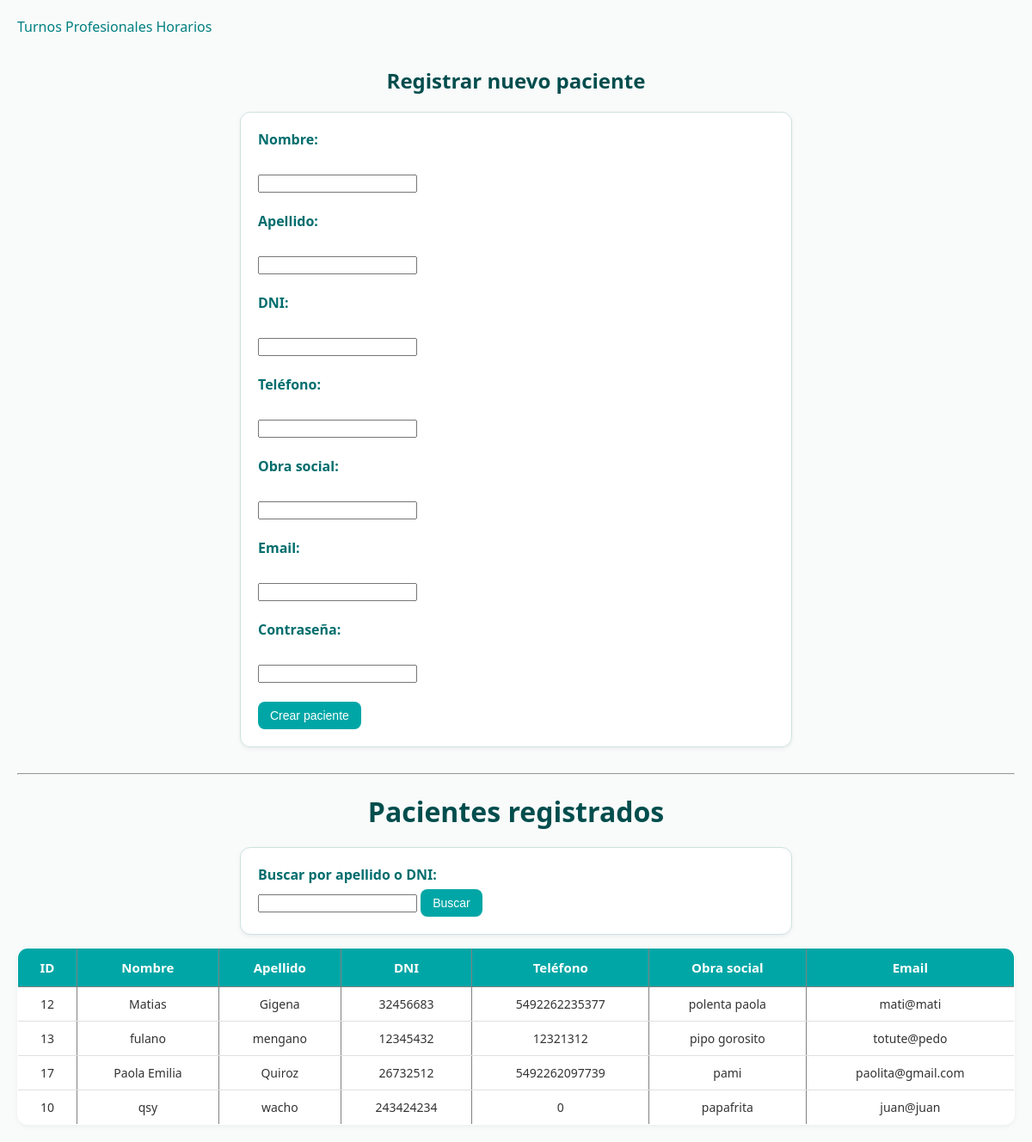
The app's page /php/administrador/pacientes.php (signed in) with its own data.
### tables this page shows
CREATE TABLE `usuarios` (
  `id_usuario` int(11) NOT NULL,
  `nombre` varchar(30) NOT NULL,
  `apellido` varchar(30) NOT NULL,
  `dni` int(8) NOT NULL,
  `telefono` bigint(20) NOT NULL,
  `obra_social` varchar(30) NOT NULL,
  `email` varchar(30) NOT NULL,
  `contrasenia` varchar(255) NOT NULL,
  `rol` tinyint(1) NOT NULL
);

### php/administrador/pacientes.php (the view, shortened to what this page needs)
<?php
require_once('../conexion.php');
$filtro = "";
$sql = "SELECT id_usuario, nombre, apellido, dni, telefono, obra_social, email
        FROM usuarios
        WHERE rol = 0";
if ($filtro !== "") {
    $like = "%$filtro%";
    $stmt = $conexion->prepare($sql . " AND (apellido LIKE ? OR dni LIKE ?)");
    $stmt->bind_param("ss", $like, $like);
    $stmt->execute();
    $resultado = $stmt->get_result();
} else {
    $resultado = mysqli_query($conexion, $sql . " ORDER BY apellido, nombre");
}
?>
<!DOCTYPE html>
<html lang="es">
<head>
<link rel="stylesheet" href="../../css/pedirturno.css">
</head>
<body>
<a href="administrador.php">Turnos</a>
<a href="profesionales.php">Profesionales</a>
<a href="horarios.php">Horarios</a>
<h2>Registrar nuevo paciente</h2>
<form method="post" action="registrar_paciente.php">
    <label>Nombre:</label><br>
    <input type="text" name="nombre" required autocomplete="off"><br><br>
    <label>Apellido:</label><br>
    <input type="text" name="apellido" required autocomplete="off"><br><br>
    <label>DNI:</label><br>
    <input type="number" name="dni" required autocomplete="off"><br><br>
    <label>Teléfono:</label><br>
    <input type="text" name="telefono" autocomplete="off"><br><br>
    <label>Obra social:</label><br>
    <input type="text" name="obra_social" autocomplete="off"><br><br>
    <label>Email:</label><br>
    <input type="email" name="email" required autocomplete="off"><br><br>
    <label>Contraseña:</label><br>
    <input type="password" name="clave" required autocomplete="off"><br><br>
    <button type="submit">Crear paciente</button>
</form>
<hr>
<h1>Pacientes registrados</h1>
<form method="get" style="margin-bottom:15px;">
    <label>Buscar por apellido o DNI:</label>
    <input type="text" name="buscar" value="<?= htmlspecialchars($filtro) ?>">
    <button type="submit">Buscar</button>
</form>
<table border="1" style="border-collapse:collapse;text-align:center;">
<tr>
    <th>ID</th><th>Nombre</th><th>Apellido</th><th>DNI</th>
    <th>Teléfono</th><th>Obra social</th><th>Email</th>
</tr>
<?php
if (mysqli_num_rows($resultado) > 0) {
    while ($fila = mysqli_fetch_assoc($resultado)) {
        echo "<tr>
                <td>{$fila['id_usuario']}</td>
                <td>".htmlspecialchars($fila['nombre'])."</td>
                <td>".htmlspecialchars($fila['apellido'])."</td>
                <td>".htmlspecialchars($fila['dni'])."</td>
                <td>".htmlspecialchars($fila['telefono'])."</td>
                <td>".htmlspecialchars($fila['obra_social'])."</td>
                <td>".htmlspecialchars($fila['email'])."</td>
              </tr>";
    }
} else {
    echo "<tr><td colspan='7'>No se encontraron pacientes.</td></tr>";
}
?>
</table>
</body>
</html>

### css/pedirturno.css (style rules this page uses)
body { margin: 0; padding: 20px; font-family: 'Segoe UI', Tahoma, Geneva, Verdana, sans-serif; background: #f9fafa; color: #333; }
a { text-decoration: none; color: #008080; font-weight: 500; display: inline-block; margin-bottom: 15px; transition: 0.3s; }
h1, h2 { text-align: center; color: #004d4d; margin-bottom: 20px; }
form { max-width: 600px; margin: 0 auto 30px auto; background: #ffffff; padding: 20px; border: 1px solid #cce2e0; border-radius: 12px; box-shadow: 0 2px 5px rgba(0,0,0,0.05); }
form label { font-weight: bold; color: #006d6d; display: block; margin-bottom: 6px; }
table { width: 100%; border-collapse: collapse; background: #ffffff; border-radius: 12px; overflow: hidden; box-shadow: 0 2px 6px rgba(0,0,0,0.05); }
table th { background: #00a6a6; color: #fff; padding: 12px; text-align: center; font-size: 15px; }
table td { padding: 10px; border-bottom: 1px solid #e0e0e0; text-align: center; font-size: 14px; }
button { background: #00a6a6; color: #fff; border: none; padding: 8px 14px; border-radius: 8px; cursor: pointer; font-size: 14px; font-weight: 500; transition: 0.3s; }

### records on screen
usuarios: id_usuario "12", nombre "Matias", apellido "Gigena", dni "32456683", telefono "5492262235377", obra_social "polenta paola", email "mati@mati"
usuarios: id_usuario "13", nombre "fulano", apellido "mengano", dni "12345432", telefono "12321312", obra_social "pipo gorosito", email "totute@pedo"
usuarios: id_usuario "17", nombre "Paola Emilia", apellido "Quiroz", dni "26732512", telefono "5492262097739", obra_social "pami", email "paolita@gmail.com"
usuarios: id_usuario "10", nombre "qsy", apellido "wacho", dni "243424234", telefono "0", obra_social "papafrita", email "juan@juan"
